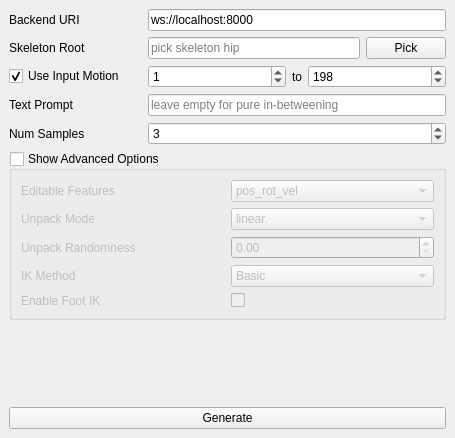
<?xml version="1.0" encoding="UTF-8"?>
<ui version="4.0">
 <class>MoLabWindow</class>
 <widget class="QMainWindow" name="MoLabWindow">
  <property name="geometry">
   <rect>
    <x>0</x>
    <y>0</y>
    <width>455</width>
    <height>438</height>
   </rect>
  </property>
  <property name="windowTitle">
   <string>MoLab Maya Plugin</string>
  </property>
  <widget class="QWidget" name="centralwidget">
   <layout class="QVBoxLayout" name="verticalLayout">
    <item>
     <layout class="QGridLayout" name="gridLayout">
      <item row="3" column="0">
       <widget class="QLabel" name="label_2">
        <property name="text">
         <string>Text Prompt</string>
        </property>
       </widget>
      </item>
      <item row="4" column="1" colspan="2">
       <widget class="QSpinBox" name="sb_samples">
        <property name="maximum">
         <number>10</number>
        </property>
        <property name="value">
         <number>3</number>
        </property>
       </widget>
      </item>
      <item row="4" column="0">
       <widget class="QLabel" name="label_3">
        <property name="text">
         <string>Num Samples</string>
        </property>
       </widget>
      </item>
      <item row="1" column="0">
       <widget class="QLabel" name="label">
        <property name="text">
         <string>Skeleton Root</string>
        </property>
       </widget>
      </item>
      <item row="0" column="1" colspan="2">
       <widget class="QLineEdit" name="le_backend">
        <property name="text">
         <string>ws://localhost:8000</string>
        </property>
       </widget>
      </item>
      <item row="1" column="1">
       <widget class="QLineEdit" name="le_skeleton">
        <property name="readOnly">
         <bool>true</bool>
        </property>
        <property name="placeholderText">
         <string>pick skeleton hip</string>
        </property>
       </widget>
      </item>
      <item row="0" column="0">
       <widget class="QLabel" name="label_4">
        <property name="text">
         <string>Backend URI</string>
        </property>
       </widget>
      </item>
      <item row="2" column="0">
       <widget class="QCheckBox" name="chkbx_input_motion">
        <property name="text">
         <string>Use Input Motion     </string>
        </property>
        <property name="checked">
         <bool>true</bool>
        </property>
       </widget>
      </item>
      <item row="2" column="1" colspan="2">
       <layout class="QHBoxLayout" name="lay_input_range">
        <item>
         <widget class="QSpinBox" name="sb_startframe">
          <property name="sizePolicy">
           <sizepolicy hsizetype="Expanding" vsizetype="Fixed">
            <horstretch>0</horstretch>
            <verstretch>0</verstretch>
           </sizepolicy>
          </property>
          <property name="maximum">
           <number>10000</number>
          </property>
          <property name="value">
           <number>1</number>
          </property>
         </widget>
        </item>
        <item>
         <widget class="QLabel" name="label_9">
          <property name="text">
           <string>to</string>
          </property>
         </widget>
        </item>
        <item>
         <widget class="QSpinBox" name="sb_endframe">
          <property name="sizePolicy">
           <sizepolicy hsizetype="Expanding" vsizetype="Fixed">
            <horstretch>0</horstretch>
            <verstretch>0</verstretch>
           </sizepolicy>
          </property>
          <property name="maximum">
           <number>10000</number>
          </property>
          <property name="value">
           <number>198</number>
          </property>
         </widget>
        </item>
       </layout>
      </item>
      <item row="1" column="2">
       <widget class="QPushButton" name="btn_pick_skeleton">
        <property name="text">
         <string>Pick</string>
        </property>
       </widget>
      </item>
      <item row="3" column="1" colspan="2">
       <widget class="QLineEdit" name="le_prompt">
        <property name="placeholderText">
         <string>leave empty for pure in-betweening</string>
        </property>
       </widget>
      </item>
     </layout>
    </item>
    <item>
     <widget class="QGroupBox" name="grp_advanced">
      <property name="title">
       <string>Show Advanced Options</string>
      </property>
      <property name="checkable">
       <bool>true</bool>
      </property>
      <property name="checked">
       <bool>false</bool>
      </property>
      <layout class="QVBoxLayout" name="verticalLayout_2">
       <property name="leftMargin">
        <number>0</number>
       </property>
       <property name="topMargin">
        <number>0</number>
       </property>
       <property name="rightMargin">
        <number>0</number>
       </property>
       <property name="bottomMargin">
        <number>0</number>
       </property>
       <item>
        <widget class="QWidget" name="widget_advanced" native="true">
         <layout class="QGridLayout" name="gridLayout_2">
          <item row="2" column="1">
           <widget class="QDoubleSpinBox" name="sb_unpack_random">
            <property name="maximum">
             <double>2.000000000000000</double>
            </property>
            <property name="singleStep">
             <double>0.100000000000000</double>
            </property>
           </widget>
          </item>
          <item row="0" column="1">
           <widget class="QComboBox" name="cbx_editable_features">
            <item>
             <property name="text">
              <string>pos_rot_vel</string>
             </property>
            </item>
            <item>
             <property name="text">
              <string>pos_rot</string>
             </property>
            </item>
            <item>
             <property name="text">
              <string>pos</string>
             </property>
            </item>
           </widget>
          </item>
          <item row="3" column="1">
           <widget class="QComboBox" name="cbx_ik_method">
            <item>
             <property name="text">
              <string>Basic</string>
             </property>
            </item>
            <item>
             <property name="text">
              <string>Jacobian</string>
             </property>
            </item>
           </widget>
          </item>
          <item row="1" column="0">
           <widget class="QLabel" name="label_6">
            <property name="text">
             <string>Unpack Mode</string>
            </property>
           </widget>
          </item>
          <item row="2" column="0">
           <widget class="QLabel" name="label_7">
            <property name="text">
             <string>Unpack Randomness</string>
            </property>
           </widget>
          </item>
          <item row="0" column="0">
           <widget class="QLabel" name="label_5">
            <property name="text">
             <string>Editable Features</string>
            </property>
           </widget>
          </item>
          <item row="3" column="0">
           <widget class="QLabel" name="label_8">
            <property name="text">
             <string>IK Method</string>
            </property>
           </widget>
          </item>
          <item row="1" column="1">
           <widget class="QComboBox" name="cbx_unpack_mode">
            <item>
             <property name="text">
              <string>linear</string>
             </property>
            </item>
            <item>
             <property name="text">
              <string>step</string>
             </property>
            </item>
           </widget>
          </item>
          <item row="4" column="0">
           <widget class="QLabel" name="label_10">
            <property name="text">
             <string>Enable Foot IK</string>
            </property>
           </widget>
          </item>
          <item row="4" column="1">
           <widget class="QCheckBox" name="chkbx_foot_ik">
            <property name="text">
             <string/>
            </property>
            <property name="checked">
             <bool>false</bool>
            </property>
           </widget>
          </item>
         </layout>
        </widget>
       </item>
      </layout>
     </widget>
    </item>
    <item>
     <spacer name="verticalSpacer">
      <property name="orientation">
       <enum>Qt::Vertical</enum>
      </property>
      <property name="sizeHint" stdset="0">
       <size>
        <width>20</width>
        <height>40</height>
       </size>
      </property>
     </spacer>
    </item>
    <item>
     <widget class="QPushButton" name="btn_generate">
      <property name="text">
       <string>Generate</string>
      </property>
     </widget>
    </item>
   </layout>
  </widget>
 </widget>
 <resources/>
 <connections/>
</ui>
